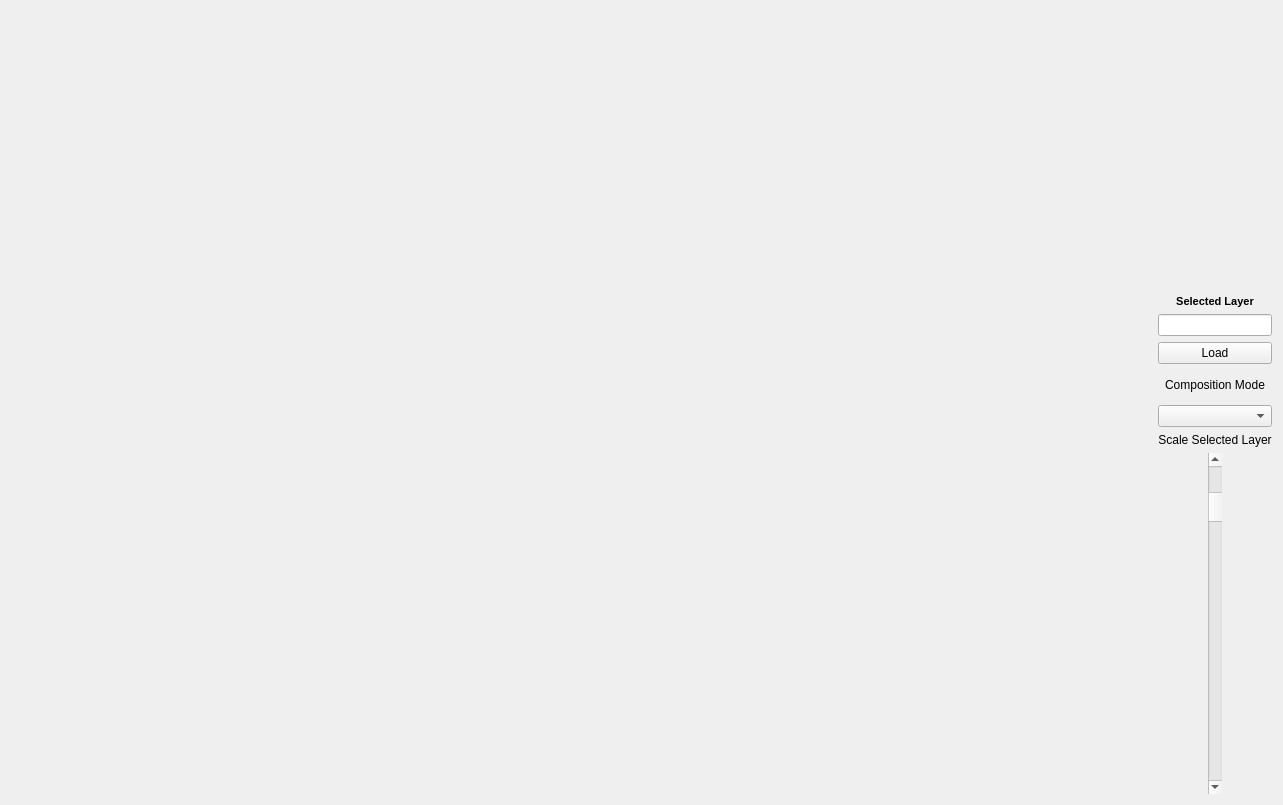
<?xml version="1.0" encoding="UTF-8"?>
<ui version="4.0">
 <class>Composition</class>
 <widget class="QWidget" name="Composition">
  <property name="geometry">
   <rect>
    <x>0</x>
    <y>0</y>
    <width>1283</width>
    <height>805</height>
   </rect>
  </property>
  <property name="windowTitle">
   <string>Image Composition</string>
  </property>
  <layout class="QHBoxLayout" name="horizontalLayout_3">
   <item>
    <layout class="QHBoxLayout" name="horizontalLayout_2" stretch="10,1">
     <item>
      <widget class="QCustomPlot" name="resultImage" native="true">
       <property name="mouseTracking">
        <bool>false</bool>
       </property>
       <property name="layoutDirection">
        <enum>Qt::LeftToRight</enum>
       </property>
      </widget>
     </item>
     <item>
      <layout class="QVBoxLayout" name="verticalLayout_2" stretch="10,0,0,1,1,1,0,12">
       <item>
        <spacer name="verticalSpacer_3">
         <property name="orientation">
          <enum>Qt::Vertical</enum>
         </property>
         <property name="sizeHint" stdset="0">
          <size>
           <width>20</width>
           <height>40</height>
          </size>
         </property>
        </spacer>
       </item>
       <item>
        <widget class="QLabel" name="LayerLabel">
         <property name="font">
          <font>
           <pointsize>8</pointsize>
           <weight>75</weight>
           <bold>true</bold>
          </font>
         </property>
         <property name="text">
          <string>Selected Layer</string>
         </property>
         <property name="alignment">
          <set>Qt::AlignCenter</set>
         </property>
        </widget>
       </item>
       <item>
        <widget class="QLineEdit" name="ShowLayer">
         <property name="alignment">
          <set>Qt::AlignCenter</set>
         </property>
        </widget>
       </item>
       <item>
        <widget class="QPushButton" name="loadImageButton">
         <property name="text">
          <string>Load</string>
         </property>
        </widget>
       </item>
       <item>
        <widget class="QLabel" name="label_2">
         <property name="text">
          <string>Composition Mode</string>
         </property>
         <property name="alignment">
          <set>Qt::AlignCenter</set>
         </property>
        </widget>
       </item>
       <item>
        <widget class="QComboBox" name="composition_type">
         <property name="layoutDirection">
          <enum>Qt::LeftToRight</enum>
         </property>
         <property name="sizeAdjustPolicy">
          <enum>QComboBox::AdjustToContents</enum>
         </property>
        </widget>
       </item>
       <item>
        <widget class="QLabel" name="label_4">
         <property name="text">
          <string>Scale Selected Layer</string>
         </property>
         <property name="alignment">
          <set>Qt::AlignCenter</set>
         </property>
        </widget>
       </item>
       <item>
        <layout class="QHBoxLayout" name="horizontalLayout">
         <item>
          <spacer name="horizontalSpacer">
           <property name="orientation">
            <enum>Qt::Horizontal</enum>
           </property>
           <property name="sizeHint" stdset="0">
            <size>
             <width>40</width>
             <height>20</height>
            </size>
           </property>
          </spacer>
         </item>
         <item>
          <widget class="QScrollBar" name="scaleValue">
           <property name="minimum">
            <number>1</number>
           </property>
           <property name="maximum">
            <number>100</number>
           </property>
           <property name="value">
            <number>10</number>
           </property>
           <property name="orientation">
            <enum>Qt::Vertical</enum>
           </property>
           <property name="invertedAppearance">
            <bool>false</bool>
           </property>
          </widget>
         </item>
         <item>
          <spacer name="horizontalSpacer_2">
           <property name="orientation">
            <enum>Qt::Horizontal</enum>
           </property>
           <property name="sizeHint" stdset="0">
            <size>
             <width>40</width>
             <height>20</height>
            </size>
           </property>
          </spacer>
         </item>
        </layout>
       </item>
      </layout>
     </item>
    </layout>
   </item>
  </layout>
 </widget>
 <customwidgets>
  <customwidget>
   <class>QCustomPlot</class>
   <extends>QWidget</extends>
   <header>qcustomplot.h</header>
   <container>1</container>
  </customwidget>
 </customwidgets>
 <resources/>
 <connections/>
</ui>
